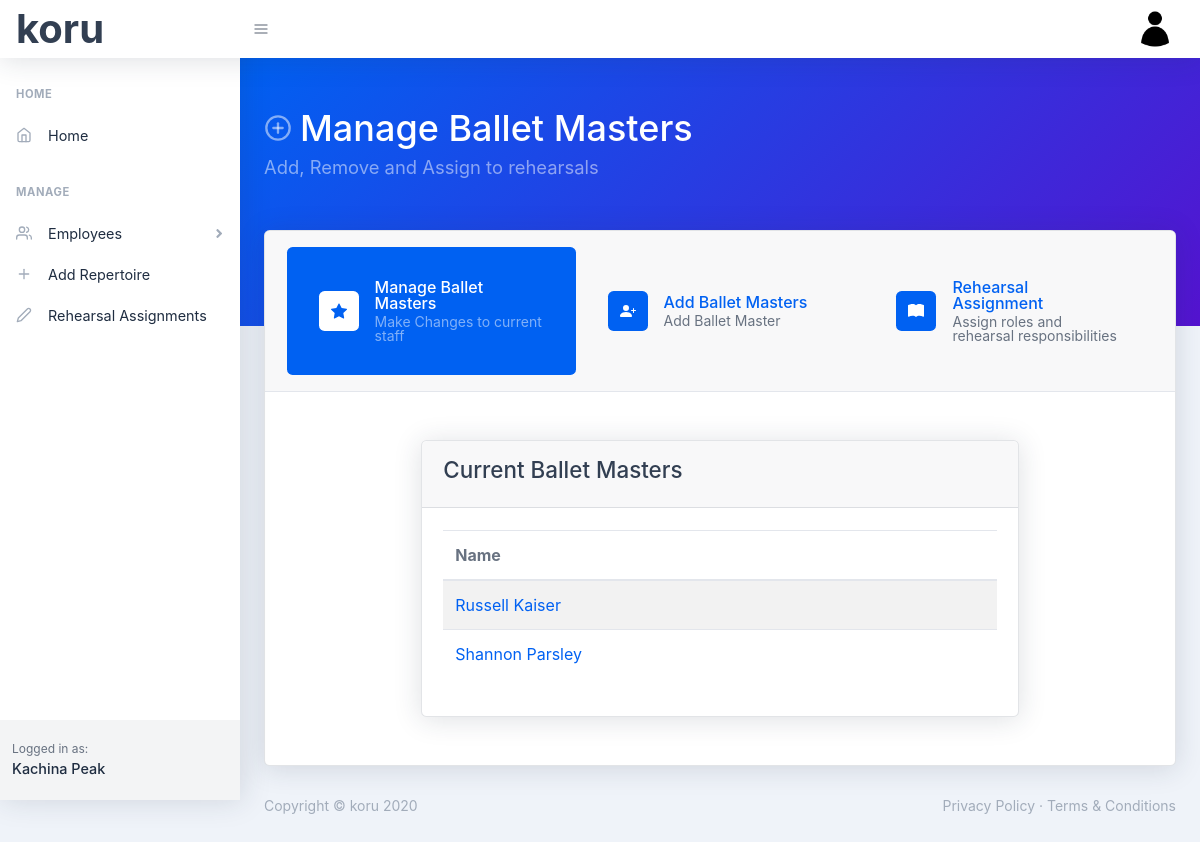
The page /manage-balletMasters (signed in) on the database as committed earlier.
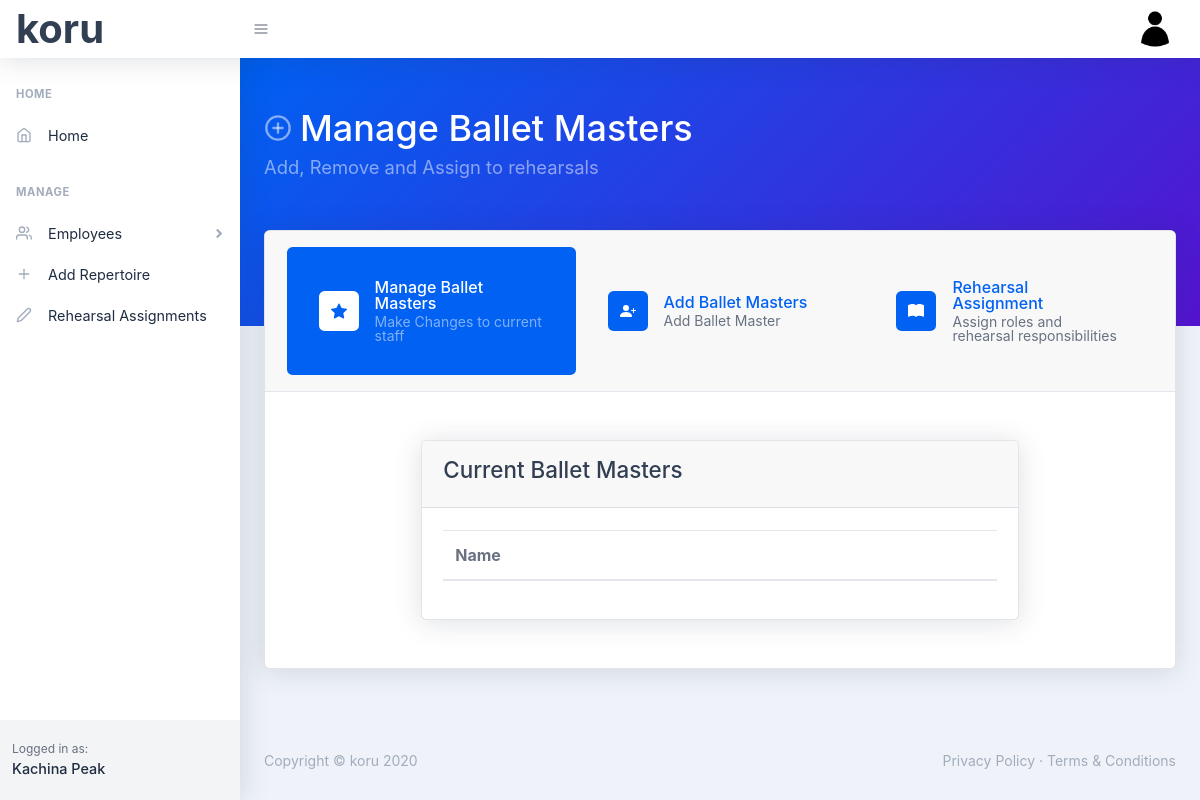
The same page on the database as committed later.
### koru/models.py (models this page shows, shortened)
class User(db.Model, UserMixin):
    id = db.Column(db.Integer, primary_key=True)
    first_name = db.Column(db.String(30), nullable=False)
    last_name = db.Column(db.String(30), nullable=False)
    company_name = db.Column(db.String(60), nullable=False)
    email = db.Column(db.String(60), unique=True, nullable=False)
    image_file = db.Column(db.String(20), nullable=False, default='default.png')
    password = db.Column(db.String(60), nullable=False)
    dancers = db.relationship('Dancer', backref='company', lazy=True)
    balletmasters= db.relationship('BalletMaster', backref='company', lazy=True)
    accompanists = db.relationship('Accompanist', backref='company', lazy=True)
    repetiteurs = db.relationship('Repetiteur', backref='company', lazy=True)
    repertoire = db.relationship('Repertoire', backref='company', lazy=True)

class BalletMaster(db.Model):
    id = db.Column(db.Integer, primary_key=True)
    first_name = db.Column(db.String(30), nullable=False)
    last_name = db.Column(db.String(30), nullable=False)
    gender = db.Column(db.String(20), nullable=False)
    user_id = db.Column(db.Integer, db.ForeignKey('user.id'), nullable=False)

### koru/bms/routes.py (the view)
@bms.route('/manage-balletMasters', methods=['GET', 'POST'])
@login_required
def manage_balletMasters():
    bms = BalletMaster.query.filter_by(user_id=current_user.id)
    return render_template('manage-balletMasters.html', title='Ballet Masters', manageActive='active', bms=bms)

### koru/models.py (called while the page is built)
@login_manager.user_loader
def load_user(user_id):
    return User.query.get(int(user_id))

### koru/templates/manage-balletMasters.html
{% extends "manageBMLayout.html" %}
{% block bmbody %}
<div class=" py-5 " >
    <div class="row justify-content-center">
        <div class="col-xxl-10 col-xl-8 col-sm-12">
            <div class="card">
                <div class="card-header"><h2>Current Ballet Masters</h2></div>
                <div class="card-body">
                    <table class="table table-striped table-responsive-sm table-responsive-md">
                        <thead>
                            <tr>
                                <th scope="col">Name</th>
                            </tr>
                        </thead>
                        <tbody>
                            {% for bm in bms %}
                                <tr>
                                    <td> <a href="{{ url_for('bms.ballet_master', bm_id=bm.id) }}"> {{bm.first_name}} {{ bm.last_name }}</a></td>
                                </tr>
                            {% endfor %}
                        </tbody>
                    </table>
                </div>
            </div>
        </div>
    </div>
</div>
{% endblock %}

### koru/templates/manageBMLayout.html (shortened to what this page needs)
{% extends "layout.html" %}
{% block header %}
<header class="page-header page-header-dark bg-gradient-primary-to-secondary pb-10">
    <div class="container">
        <div class="page-header-content pt-4">
            <div class="row align-items-center justify-content-between">
                <div class="col-auto mt-4">
                    <h1 class="page-header-title">
                        <div class="page-header-icon"><i data-feather="plus-circle"></i></div>
                        Manage Ballet Masters
                    </h1>
                    <div class="page-header-subtitle">Add, Remove and Assign to rehearsals</div>
                </div>
            </div>
        </div>
    </div>
</header>
{% endblock %}
{% block main %}
<div class="container mt-n10">
<div class="card">
    <div class="card-header border-bottom">
        <div class="nav nav-pills nav-justified flex-column flex-xl-row nav-wizard" id="cardTab" role="tablist">
            <a class="nav-item nav-link {{ manageActive }}" id="wizard2-tab" href="{{ url_for('bms.manage_balletMasters') }}" role="tab" aria-controls="wizard2" aria-selected="true">
                <div class="wizard-step-icon">
                </div>
                <div class="wizard-step-text">
                    <div class="wizard-step-text-name">Manage Ballet Masters</div>
                    <div class="wizard-step-text-details">Make Changes to current staff</div>
                </div>
            </a>
            <a class="nav-item nav-link {{ addActive }}" href="{{ url_for('bms.add_balletMaster') }}" role="tab" aria-controls="wizard1" aria-selected="true">
                <div class="wizard-step-icon">
                </div>
                <div class="wizard-step-text">
                    <div class="wizard-step-text-name">Add Ballet Masters</div>
                    <div class="wizard-step-text-details">Add Ballet Master</div>
                </div>
            </a>
            <a class="nav-item nav-link {{ assignmentActive }}" id="wizard3-tab" href="" role="tab" aria-controls="wizard3" aria-selected="true">
                <div class="wizard-step-icon">
                </div>
                <div class="wizard-step-text">
                    <div class="wizard-step-text-name">Rehearsal Assignment</div>
                    <div class="wizard-step-text-details">Assign roles and rehearsal responsibilities</div>
                </div>
            </a>
        </div>
    </div>
            {% block bmbody %}
            {% endblock %}
</div>
</div>
{% endblock %}

### koru/templates/layout.html (shortened to what this page needs)
<!DOCTYPE html>
<html lang="en">
    <head>
        <link href="../static/css/styles.css" rel="stylesheet" />
        <link href="https://cdn.datatables.net/1.10.21/css/jquery.dataTables.min.css" type="text/css" rel="stylesheet" />
    </head>
    <body class="nav-fixed">
        <nav class="topnav navbar navbar-expand shadow navbar-light bg-white" id="sidenavAccordion">
            <a class="navbar-brand" style="font-size: 40px;" href="{{ url_for('main.index') }}">koru</a>
            <button class="btn btn-icon btn-transparent-dark order-1 order-lg-0 mr-lg-2" id="sidebarToggle" href="#"><i data-feather="menu"></i></button>
            <ul class="navbar-nav align-items-center ml-auto">
                {% if current_user.is_authenticated %}
                <li class="nav-item dropdown no-caret mr-2 dropdown-user">
                    <a class="btn btn-icon btn-transparent-dark dropdown-toggle" id="navbarDropdownUserImage" href="javascript:void(0);" role="button" data-toggle="dropdown" aria-haspopup="true" aria-expanded="false"><img class="img-fluid" src="../static/images/profile_pics/{{ current_user.image_file }}" /></a>
                </li>
                {% else %}
                <a class="nav-link" href="{{ url_for('users.register') }}">Register</a>
                <a class="nav-link" href="{{ url_for('users.login') }}">Login</a>
                {% endif %}
            </ul>
        </nav>
        <div id="layoutSidenav">
            <div id="layoutSidenav_nav">
                <nav class="sidenav shadow-right sidenav-light">
                    <div class="sidenav-menu">
                        <div class="nav accordion" id="accordionSidenav">
                            <div class="sidenav-menu-heading">Home</div>
                            <a class="nav-link" href="{{ url_for('main.index') }}">
                                <div class="nav-link-icon"><i data-feather="home"></i></div>
                                Home
                            </a>
                            <div class="sidenav-menu-heading">Manage</div>
                            <a class="nav-link collapsed" href="javascript:void(0);" data-toggle="collapse" data-target="#collapseDashboards" aria-expanded="false" aria-controls="collapseDashboards">
                                <div class="nav-link-icon"><i data-feather="users"></i></div>
                                Employees
                                <div class="sidenav-collapse-arrow"><i class="fas fa-angle-down"></i></div>
                            </a>
                            <a class="nav-link" href="{{ url_for('repertoire.add_repertoire') }}">
                                <div class="nav-link-icon"><i data-feather="plus"></i></div>
                                Add Repertoire
                            </a>
                            <a class="nav-link" href="{{ url_for('repertoire.rehearsal_assignments') }}">
                                <div class="nav-link-icon"><i data-feather="edit-2"></i></div>
                                Rehearsal Assignments
                            </a>
                        </div>
                    </div>
                    <div class="sidenav-footer">
                        <div class="sidenav-footer-content">
                            <div class="sidenav-footer-subtitle">Logged in as:</div>
                            <div class="sidenav-footer-title">{{ current_user.company_name }}</div>
                        </div>
                    </div>
                </nav>
            </div>
            <div id="layoutSidenav_content">
                <main>
                    {% block header %} {% endblock %}
                        {% block main %} {% endblock %}
                </main>
                <footer class="footer mt-auto footer-light">
                    <div class="container-fluid">
                        <div class="row">
                            <div class="col-md-6 small">Copyright &copy; koru 2020</div>
                            <div class="col-md-6 text-md-right small">
                                <a href="#!">Privacy Policy</a>
                                &middot;
                                <a href="#!">Terms &amp; Conditions</a>
                            </div>
                        </div>
                    </div>
                </footer>
            </div>
        </div>
    </body>
</html>

Rows that differ between the two databases and show on the page:
removed BalletMaster: first_name "Russell", last_name "Kaiser"
removed BalletMaster: first_name "Shannon", last_name "Parsley"
